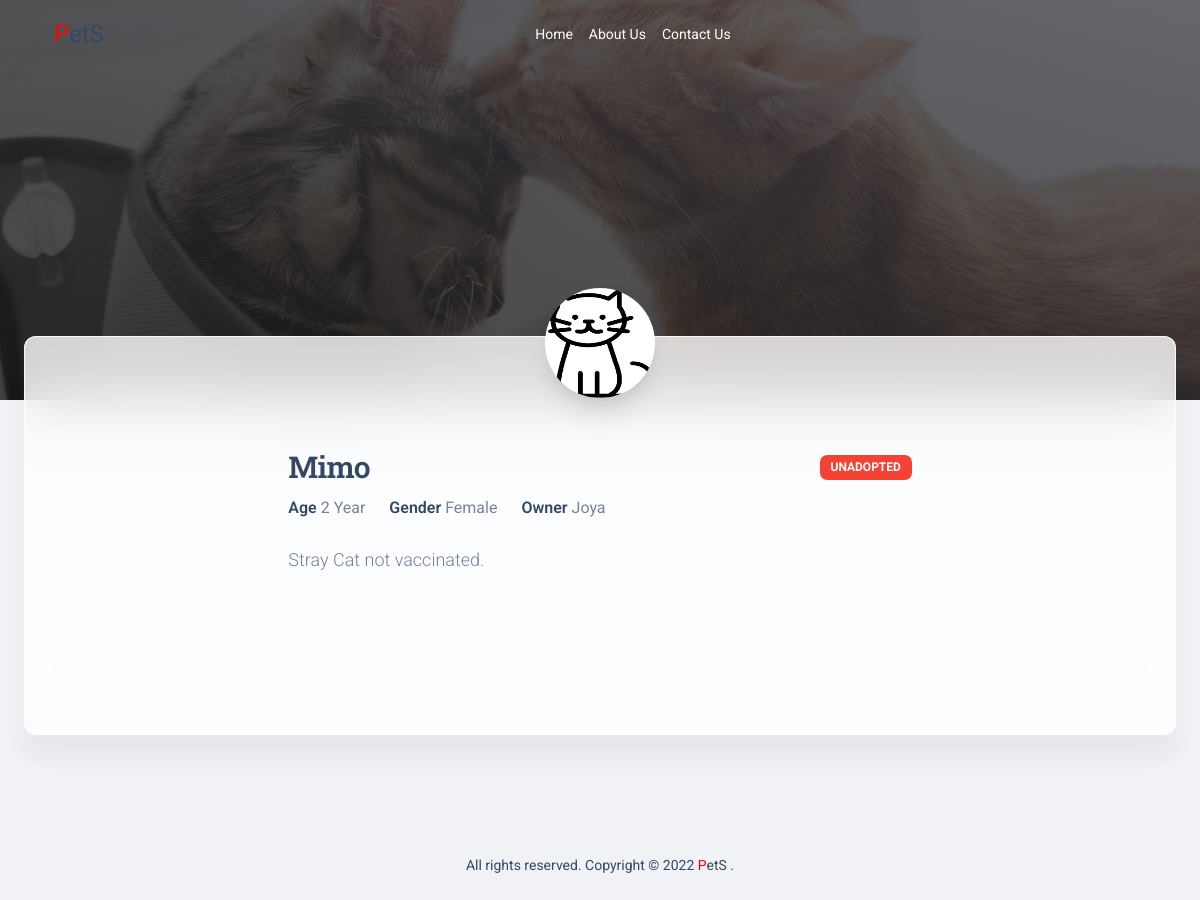
/adoption/petinformation.php?id=3, run on the app's committed database.
### tables this page shows
CREATE TABLE `pet_info` (
  `id` int(11) NOT NULL,
  `pet_name` varchar(30) DEFAULT NULL,
  `pet_age` varchar(10) DEFAULT NULL,
  `pet_photo` varchar(300) DEFAULT NULL,
  `pet_gender` varchar(10) DEFAULT NULL,
  `pet_type` varchar(20) DEFAULT NULL,
  `pet_owner` varchar(30) DEFAULT NULL,
  `contact_no` varchar(15) DEFAULT NULL,
  `address` varchar(200) DEFAULT NULL,
  `medical_condition` varchar(300) DEFAULT NULL,
  `adoption_status` varchar(20) DEFAULT 'unadopted'
);

### adoption/petinformation.php (the view, shortened to what this page needs)
<?php
include('config.php');
$id = $_GET['id'];
    $sql = "SELECT * FROM pet_info WHERE id = '$id'";
    $result = mysqli_query($conn,$sql);
    $row = mysqli_fetch_assoc($result);
    $name = $row['pet_name'];
    $age = $row['pet_age'];
    $gender = $row['pet_gender'];
    $owner = $row['pet_owner'];
    $type = $row['pet_type'];
    $adoption_status = $row['adoption_status'];
    $decription = $row['medical_condition'];
?>
<!DOCTYPE html>
<html lang="en" itemscope itemtype="http://schema.org/WebPage">
<head>
    <link href="./assets/css/nucleo-icons.css" rel="stylesheet" />
    <link href="./assets/css/nucleo-svg.css" rel="stylesheet" />
    <link id="pagestyle" href="./assets/css/material-kit.css?v=3.0.4" rel="stylesheet" />
</head>
<body class="index-page bg-gray-200">
    <header>
        <nav class="navbar navbar-expand-lg navbar-dark navbar-absolute bg-transparent shadow-none">
            <div class="container">
                <a href="index.php" class="navbar-brand" style="font-size: 24px;"><span
                        style="color: red;">P</span>etS</a>
                <div class="collapse navbar-collapse" id="navbar-header-2">
                    <ul class="navbar-nav mx-auto">
                        <li class="nav-item">
                            <a class="nav-link text-white" href="javascript:;">
                                Home
                            </a>
                        </li>
                        <li class="nav-item">
                            <a class="nav-link text-white" href="javascript:;">
                                About Us
                            </a>
                        </li>
                        <li class="nav-item">
                            <a class="nav-link text-white" href="javascript:;">
                                Contact Us
                            </a>
                        </li>
                    </ul>
                </div>
            </div>
        </nav>
        <div class="page-header min-vh-50" style="background-image: url(&#39;./assets/img/examples/pets.jpg&#39;);"
            loading="lazy">
            <span class="mask bg-gradient-dark opacity-8"></span>
        </div>
    </header>
    <div class="card card-body blur shadow-blur mx-3 mx-md-4 mt-n6 mb-4">
        <section class="py-sm-7 py-5 position-relative">
            <div class="container">
                <div class="row">
                    <div class="col-12 mx-auto">
                        <div class="mt-n8 mt-md-n9 text-center">
                            <?php if($type == "Dog"){
                                echo '<img class="avatar avatar-xxl shadow-xl position-relative z-index-2" src="./assets/img/dog.jpg" alt="bruce" loading="lazy">';
                            }else{
                                echo '<img class="avatar avatar-xxl shadow-xl position-relative z-index-2" src="./assets/img/cat.png" alt="novelty" loading="lazy">';
                            } ?>
                        </div>
                        <div class="row py-5">
                            <div class="col-lg-7 col-md-7 z-index-2 position-relative px-md-2 px-sm-5 mx-auto">
                                <div class="d-flex justify-content-between align-items-center mb-2">
                                    <h3 class="mb-0"><?php echo $name; ?></h3>
                                    <div class="d-block">
                                    <?php if($adoption_status == "unadopted"){
                                        echo "<span class='badge bg-danger text-white'>Unadopted</span>";
                                    } else {
                                        echo "<span class='badge bg-success text-white'>Adopted</span>";
                                    }?>
                                    </div>
                                </div>
                                <div class="row mb-4">
                                    <div class="col-auto">
                                        <span class="h6">Age</span>
                                        <span><?php echo $age; ?></span>
                                    </div>
                                    <div class="col-auto">
                                        <span class="h6">Gender</span>
                                        <span> <?php echo $gender; ?></span>
                                    </div>
                                    <div class="col-auto">
                                        <span class="h6">Owner</span>
                                        <span><?php echo $owner; ?></span>
                                    </div>
                                </div>
                                <p class="text-lg mb-0">
                                    <?php echo $decription; ?>
                                </p>
                            </div>
                        </div>
                    </div>
                </div>
            </div>
        </section>
    </div>
    <?php include "adoptionfooter.php"; ?>

### data on the page
pet_info: pet_name "Mimo", pet_age "2 Year", pet_gender "Female", pet_owner "Joya", medical_condition "Stray Cat not vaccinated."
